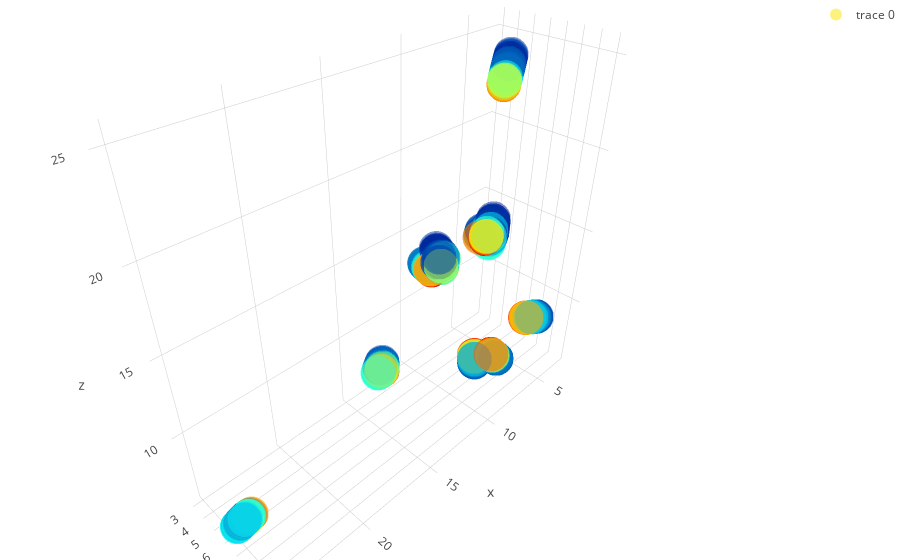

The notebook cell this image was saved under:
### Code cell
x = df_train['lattice_vector_1_ang'].values
y = df_train['lattice_vector_2_ang'].values
z = df_train['lattice_vector_3_ang'].values


trace1 = go.Scatter3d(
    x=x,
    y=y,
    z=z,
    mode='markers',
    marker=dict(
        size=12,
        color=df_train['bandgap_energy_ev'],                # set color to an array/list of desired values
        colorscale='Jet',   # choose a colorscale
        opacity=0.5
    )
)

data = [trace1]
layout = go.Layout(
    showlegend=True,
    margin=dict(
        l=0,
        r=0,
        b=0,
        t=0
    )
)
fig = go.Figure(data=data, layout=layout)
iplot(fig)

### Figure 1 — Plotly figure (JSON) as saved in the notebook; plotly's stock layout.template omitted (floating-point values rounded to 4 significant figures; data arrays with more than 128 entries replaced by an {"elided": "..."} marker saying what was removed)
{"data": [{"marker": {"color": {"elided": "2400 float values"}, "colorscale": "Jet", "opacity": 0.5, "size": 12}, "mode": "markers", "type": "scatter3d", "x": {"elided": "2400 float values"}, "y": {"elided": "2400 float values"}, "z": {"elided": "2400 float values"}}], "layout": {"margin": {"b": 0, "l": 0, "r": 0, "t": 0}, "showlegend": true}}
